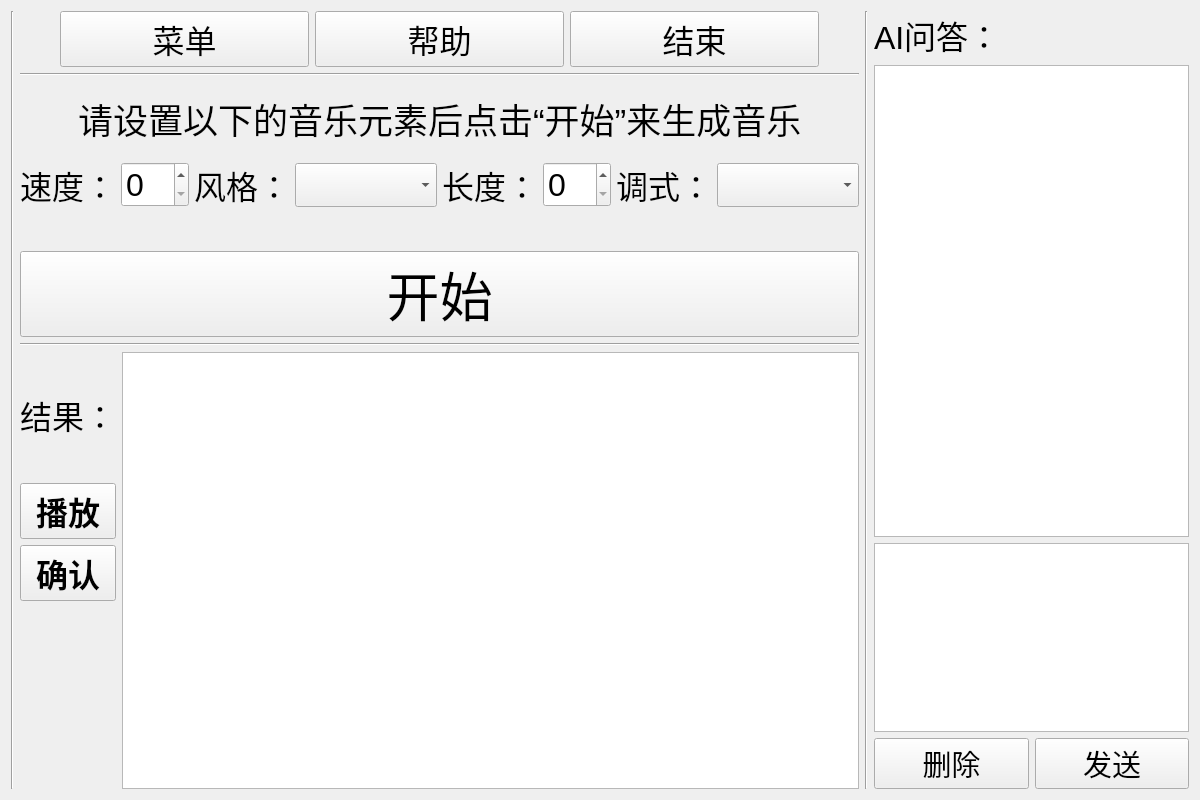
<?xml version="1.0" encoding="UTF-8"?>
<ui version="4.0">
 <class>Form</class>
 <widget class="QWidget" name="Form">
  <property name="geometry">
   <rect>
    <x>0</x>
    <y>0</y>
    <width>1200</width>
    <height>800</height>
   </rect>
  </property>
  <property name="minimumSize">
   <size>
    <width>0</width>
    <height>0</height>
   </size>
  </property>
  <property name="maximumSize">
   <size>
    <width>16777215</width>
    <height>16777215</height>
   </size>
  </property>
  <property name="windowTitle">
   <string>Form</string>
  </property>
  <layout class="QHBoxLayout" name="horizontalLayout_6" stretch="0,5,0,2">
   <item>
    <widget class="Line" name="line_3">
     <property name="orientation">
      <enum>Qt::Vertical</enum>
     </property>
    </widget>
   </item>
   <item>
    <layout class="QVBoxLayout" name="verticalLayout_2" stretch="20,1,10,20,5,20,1,60">
     <item>
      <layout class="QHBoxLayout" name="hbox_tools" stretch="0,2,2,2,0">
       <item>
        <spacer name="horizontalSpacer_4">
         <property name="orientation">
          <enum>Qt::Horizontal</enum>
         </property>
         <property name="sizeHint" stdset="0">
          <size>
           <width>40</width>
           <height>20</height>
          </size>
         </property>
        </spacer>
       </item>
       <item>
        <widget class="QPushButton" name="pushButton_menu">
         <property name="font">
          <font>
           <family>Arial</family>
           <pointsize>24</pointsize>
           <weight>50</weight>
           <bold>false</bold>
          </font>
         </property>
         <property name="text">
          <string>菜单</string>
         </property>
        </widget>
       </item>
       <item>
        <widget class="QPushButton" name="pushButton_help">
         <property name="font">
          <font>
           <family>Arial</family>
           <pointsize>24</pointsize>
           <weight>50</weight>
           <bold>false</bold>
          </font>
         </property>
         <property name="text">
          <string>帮助</string>
         </property>
        </widget>
       </item>
       <item>
        <widget class="QPushButton" name="pushButton_close">
         <property name="font">
          <font>
           <family>Arial</family>
           <pointsize>24</pointsize>
           <weight>50</weight>
           <bold>false</bold>
          </font>
         </property>
         <property name="text">
          <string>结束</string>
         </property>
        </widget>
       </item>
       <item>
        <spacer name="horizontalSpacer">
         <property name="orientation">
          <enum>Qt::Horizontal</enum>
         </property>
         <property name="sizeHint" stdset="0">
          <size>
           <width>40</width>
           <height>20</height>
          </size>
         </property>
        </spacer>
       </item>
      </layout>
     </item>
     <item>
      <widget class="Line" name="line">
       <property name="orientation">
        <enum>Qt::Horizontal</enum>
       </property>
      </widget>
     </item>
     <item>
      <layout class="QHBoxLayout" name="horizontalLayout_4">
       <item>
        <spacer name="horizontalSpacer_6">
         <property name="orientation">
          <enum>Qt::Horizontal</enum>
         </property>
         <property name="sizeHint" stdset="0">
          <size>
           <width>40</width>
           <height>20</height>
          </size>
         </property>
        </spacer>
       </item>
       <item>
        <widget class="QLabel" name="label">
         <property name="font">
          <font>
           <family>Arial</family>
           <pointsize>26</pointsize>
           <weight>50</weight>
           <bold>false</bold>
          </font>
         </property>
         <property name="text">
          <string>请设置以下的音乐元素后点击“开始”来生成音乐</string>
         </property>
        </widget>
       </item>
       <item>
        <spacer name="horizontalSpacer_5">
         <property name="orientation">
          <enum>Qt::Horizontal</enum>
         </property>
         <property name="sizeHint" stdset="0">
          <size>
           <width>40</width>
           <height>20</height>
          </size>
         </property>
        </spacer>
       </item>
      </layout>
     </item>
     <item>
      <layout class="QHBoxLayout" name="hbox_choose" stretch="0,5,2,2,2,2,3,0,2,5,0">
       <property name="spacing">
        <number>5</number>
       </property>
       <item>
        <spacer name="horizontalSpacer_3">
         <property name="orientation">
          <enum>Qt::Horizontal</enum>
         </property>
         <property name="sizeHint" stdset="0">
          <size>
           <width>40</width>
           <height>20</height>
          </size>
         </property>
        </spacer>
       </item>
       <item>
        <layout class="QHBoxLayout" name="horizontalLayout">
         <item>
          <widget class="QLabel" name="label_speed">
           <property name="font">
            <font>
             <family>Arial</family>
             <pointsize>24</pointsize>
             <weight>50</weight>
             <bold>false</bold>
            </font>
           </property>
           <property name="text">
            <string>速度：</string>
           </property>
          </widget>
         </item>
         <item>
          <widget class="QSpinBox" name="spinBox_speed">
           <property name="font">
            <font>
             <family>Arial</family>
             <pointsize>24</pointsize>
            </font>
           </property>
          </widget>
         </item>
        </layout>
       </item>
       <item>
        <spacer name="horizontalSpacer_7">
         <property name="orientation">
          <enum>Qt::Horizontal</enum>
         </property>
         <property name="sizeHint" stdset="0">
          <size>
           <width>40</width>
           <height>20</height>
          </size>
         </property>
        </spacer>
       </item>
       <item>
        <layout class="QHBoxLayout" name="horizontalLayout_2">
         <item>
          <widget class="QLabel" name="label_style">
           <property name="font">
            <font>
             <family>Arial</family>
             <pointsize>24</pointsize>
             <weight>50</weight>
             <bold>false</bold>
            </font>
           </property>
           <property name="text">
            <string>风格：</string>
           </property>
          </widget>
         </item>
         <item>
          <widget class="QComboBox" name="comboBox_style">
           <property name="font">
            <font>
             <family>Arial</family>
             <pointsize>24</pointsize>
             <weight>50</weight>
             <bold>false</bold>
            </font>
           </property>
          </widget>
         </item>
        </layout>
       </item>
       <item>
        <spacer name="horizontalSpacer_8">
         <property name="orientation">
          <enum>Qt::Horizontal</enum>
         </property>
         <property name="sizeHint" stdset="0">
          <size>
           <width>40</width>
           <height>20</height>
          </size>
         </property>
        </spacer>
       </item>
       <item>
        <widget class="QLabel" name="label_section">
         <property name="font">
          <font>
           <family>Arial</family>
           <pointsize>24</pointsize>
           <weight>50</weight>
           <bold>false</bold>
          </font>
         </property>
         <property name="text">
          <string>长度：</string>
         </property>
        </widget>
       </item>
       <item>
        <widget class="QSpinBox" name="spinBox_section">
         <property name="font">
          <font>
           <family>Arial</family>
           <pointsize>24</pointsize>
          </font>
         </property>
        </widget>
       </item>
       <item>
        <spacer name="horizontalSpacer_9">
         <property name="orientation">
          <enum>Qt::Horizontal</enum>
         </property>
         <property name="sizeHint" stdset="0">
          <size>
           <width>40</width>
           <height>20</height>
          </size>
         </property>
        </spacer>
       </item>
       <item>
        <widget class="QLabel" name="label_mode">
         <property name="font">
          <font>
           <family>Arial</family>
           <pointsize>24</pointsize>
           <weight>50</weight>
           <bold>false</bold>
          </font>
         </property>
         <property name="text">
          <string>调式：</string>
         </property>
        </widget>
       </item>
       <item>
        <widget class="QComboBox" name="comboBox_mode">
         <property name="font">
          <font>
           <family>Arial</family>
           <pointsize>24</pointsize>
          </font>
         </property>
        </widget>
       </item>
       <item>
        <spacer name="horizontalSpacer_2">
         <property name="orientation">
          <enum>Qt::Horizontal</enum>
         </property>
         <property name="sizeHint" stdset="0">
          <size>
           <width>40</width>
           <height>20</height>
          </size>
         </property>
        </spacer>
       </item>
      </layout>
     </item>
     <item>
      <spacer name="verticalSpacer_2">
       <property name="orientation">
        <enum>Qt::Vertical</enum>
       </property>
       <property name="sizeHint" stdset="0">
        <size>
         <width>815</width>
         <height>13</height>
        </size>
       </property>
      </spacer>
     </item>
     <item>
      <widget class="QPushButton" name="pushButton_create">
       <property name="font">
        <font>
         <family>Arial</family>
         <pointsize>40</pointsize>
         <weight>50</weight>
         <bold>false</bold>
        </font>
       </property>
       <property name="styleSheet">
        <string notr="true"/>
       </property>
       <property name="text">
        <string>开始</string>
       </property>
      </widget>
     </item>
     <item>
      <widget class="Line" name="line_4">
       <property name="orientation">
        <enum>Qt::Horizontal</enum>
       </property>
      </widget>
     </item>
     <item>
      <layout class="QHBoxLayout" name="horizontalLayout_5">
       <item>
        <layout class="QVBoxLayout" name="verticalLayout" stretch="2,2,2,3">
         <item>
          <widget class="QLabel" name="label_result">
           <property name="font">
            <font>
             <family>Arial</family>
             <pointsize>24</pointsize>
             <weight>50</weight>
             <bold>false</bold>
            </font>
           </property>
           <property name="text">
            <string>结果：</string>
           </property>
          </widget>
         </item>
         <item>
          <widget class="QPushButton" name="pushButton_play">
           <property name="font">
            <font>
             <family>Arial</family>
             <pointsize>24</pointsize>
             <weight>75</weight>
             <bold>true</bold>
            </font>
           </property>
           <property name="text">
            <string>播放</string>
           </property>
          </widget>
         </item>
         <item>
          <widget class="QPushButton" name="pushButton_enter">
           <property name="font">
            <font>
             <family>Arial</family>
             <pointsize>24</pointsize>
             <weight>75</weight>
             <bold>true</bold>
            </font>
           </property>
           <property name="text">
            <string>确认</string>
           </property>
          </widget>
         </item>
         <item>
          <spacer name="verticalSpacer">
           <property name="orientation">
            <enum>Qt::Vertical</enum>
           </property>
           <property name="sizeHint" stdset="0">
            <size>
             <width>20</width>
             <height>40</height>
            </size>
           </property>
          </spacer>
         </item>
        </layout>
       </item>
       <item>
        <widget class="QGraphicsView" name="graphicsview_result"/>
       </item>
      </layout>
     </item>
    </layout>
   </item>
   <item>
    <widget class="Line" name="line_2">
     <property name="orientation">
      <enum>Qt::Vertical</enum>
     </property>
    </widget>
   </item>
   <item>
    <layout class="QVBoxLayout" name="verticalLayout_3" stretch="0,5,2,0">
     <item>
      <widget class="QLabel" name="label_ATtitle">
       <property name="font">
        <font>
         <family>Arial</family>
         <pointsize>24</pointsize>
         <weight>50</weight>
         <bold>false</bold>
        </font>
       </property>
       <property name="text">
        <string>AI问答：</string>
       </property>
      </widget>
     </item>
     <item>
      <widget class="QTextBrowser" name="textBrowser_AIanswer">
       <property name="font">
        <font>
         <family>Arial</family>
         <pointsize>20</pointsize>
         <weight>50</weight>
         <bold>false</bold>
        </font>
       </property>
      </widget>
     </item>
     <item>
      <widget class="QTextEdit" name="textEdit_user">
       <property name="font">
        <font>
         <family>Arial</family>
         <pointsize>24</pointsize>
         <weight>50</weight>
         <bold>false</bold>
        </font>
       </property>
      </widget>
     </item>
     <item>
      <layout class="QHBoxLayout" name="horizontalLayout_3">
       <item>
        <widget class="QPushButton" name="pushButton_userdel">
         <property name="font">
          <font>
           <family>Arial</family>
           <pointsize>22</pointsize>
           <weight>50</weight>
           <bold>false</bold>
          </font>
         </property>
         <property name="text">
          <string>删除</string>
         </property>
        </widget>
       </item>
       <item>
        <widget class="QPushButton" name="pushButton_usersend">
         <property name="font">
          <font>
           <family>Arial</family>
           <pointsize>22</pointsize>
           <weight>50</weight>
           <bold>false</bold>
          </font>
         </property>
         <property name="text">
          <string>发送</string>
         </property>
        </widget>
       </item>
      </layout>
     </item>
    </layout>
   </item>
  </layout>
 </widget>
 <resources/>
 <connections/>
</ui>
